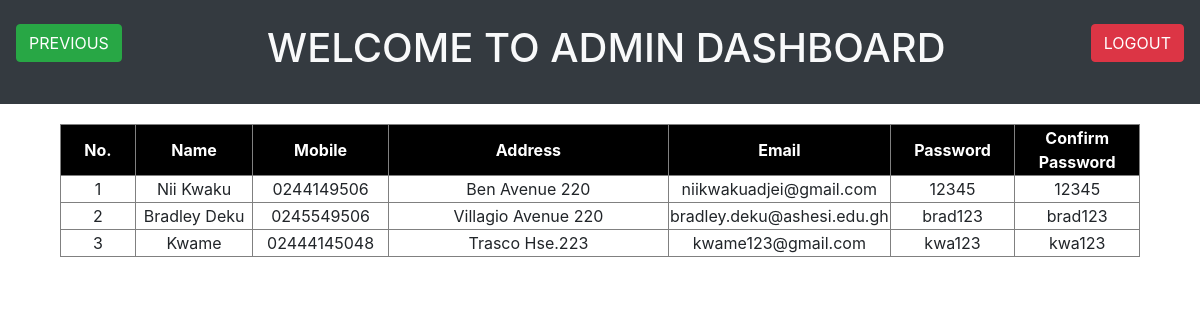
The page /admin/customerdb.php on the database its author committed.
### tables this page shows
create table customer(
    id int(10) NOT NULL,
    name varchar(200) NOT NULL,
    mobile varchar(200) NOT NULL,
    address varchar(200) NOT NULL,
    email varchar(200) NOT NULL,
    password varchar(200) NOT NULL,
    cpassword varchar(200) NOT NULL
);

### admin/customerdb.php (the view, shortened to what this page needs)
<!DOCTYPE html>
<html>
<head>
	<link rel="stylesheet" type="text/css" href="bootstrap/css/bootstrap.min.css">
</head>
<body>
	<div align="center" class="bg-dark text-light pt-4 pb-4">
		<a href="../logout.php"><button style="float: right;" class="btn btn-danger mr-3">LOGOUT</button></a>
		<a href="admindashboard.php"><button style="float: left;" class="btn btn-success ml-3">PREVIOUS</button></a>
		<h1>WELCOME TO ADMIN DASHBOARD</h1>
	</div>
	<table align="center" border="1" width="90%" style="margin-top: 20px;" class="mb-5">
		<tr style="background-color: black; color: white;" align="center">
			<th width="100">No.</th>
			<th width="150">Name</th>
			<th width="150">Mobile</th>
			<th width="400">Address</th>
			<th width="180">Email</th>
			<th width="150">Password</th>
			<th width="150">Confirm Password</th>
		</tr>
		<?php
			include('../database_connection.php');
			$query = "SELECT * FROM customer ";
			$run = mysqli_query($conn, $query);
			if (mysqli_num_rows($run) < 1)
	        {
	        	echo "<tr><td colspan='5' align='center'>No data found</td><tr>";
	        }
			else
			{
				$count = 0;
				while ($data = mysqli_fetch_assoc($run))
				{
					$count++;
					?>
					<tr align="center">
						<td> <?php echo $count; ?> </td>
						<td> <?php echo $data['name']; ?> </td>
						<td> <?php echo $data['mobile']; ?> </td>
						<td> <?php echo $data['address']; ?> </td>
						<td> <?php echo $data['email']; ?> </td>
						<td> <?php echo $data['password']; ?> </td>
						<td> <?php echo $data['cpassword']; ?> </td>
					</tr>
					<?php
				}
			}
    	?>
    </table>
</body>
</html>

### rows shown on the page
customer: name "Nii Kwaku", mobile "0244149506", address "Ben Avenue 220", email "niikwakuadjei@gmail.com", password "12345", cpassword "12345"
customer: name "Bradley Deku", mobile "0245549506", address "Villagio Avenue 220", email "bradley.deku@ashesi.edu.gh", password "brad123", cpassword "brad123"
customer: name "Kwame", mobile "02444145048", address "Trasco Hse.223", email "kwame123@gmail.com", password "kwa123", cpassword "kwa123"
